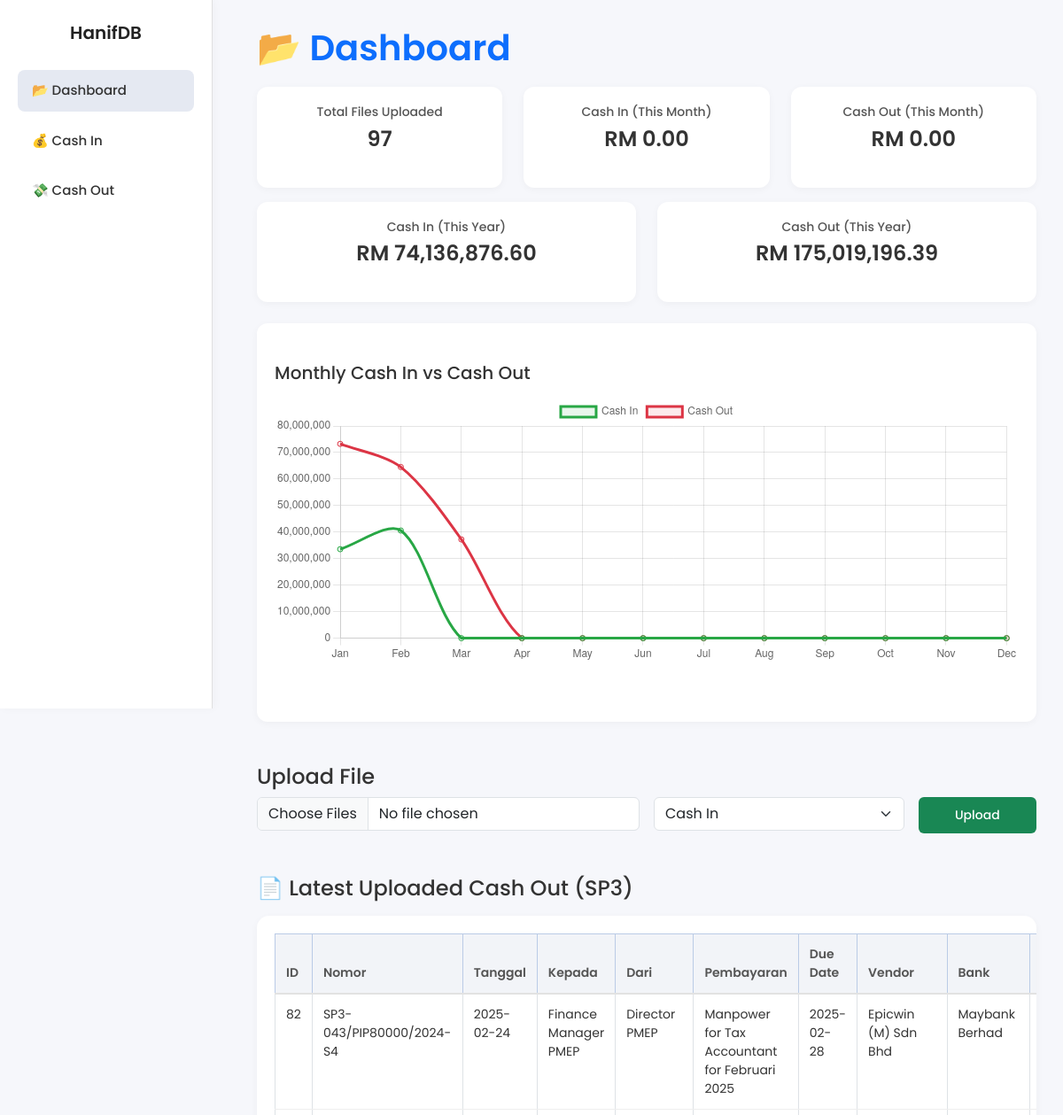
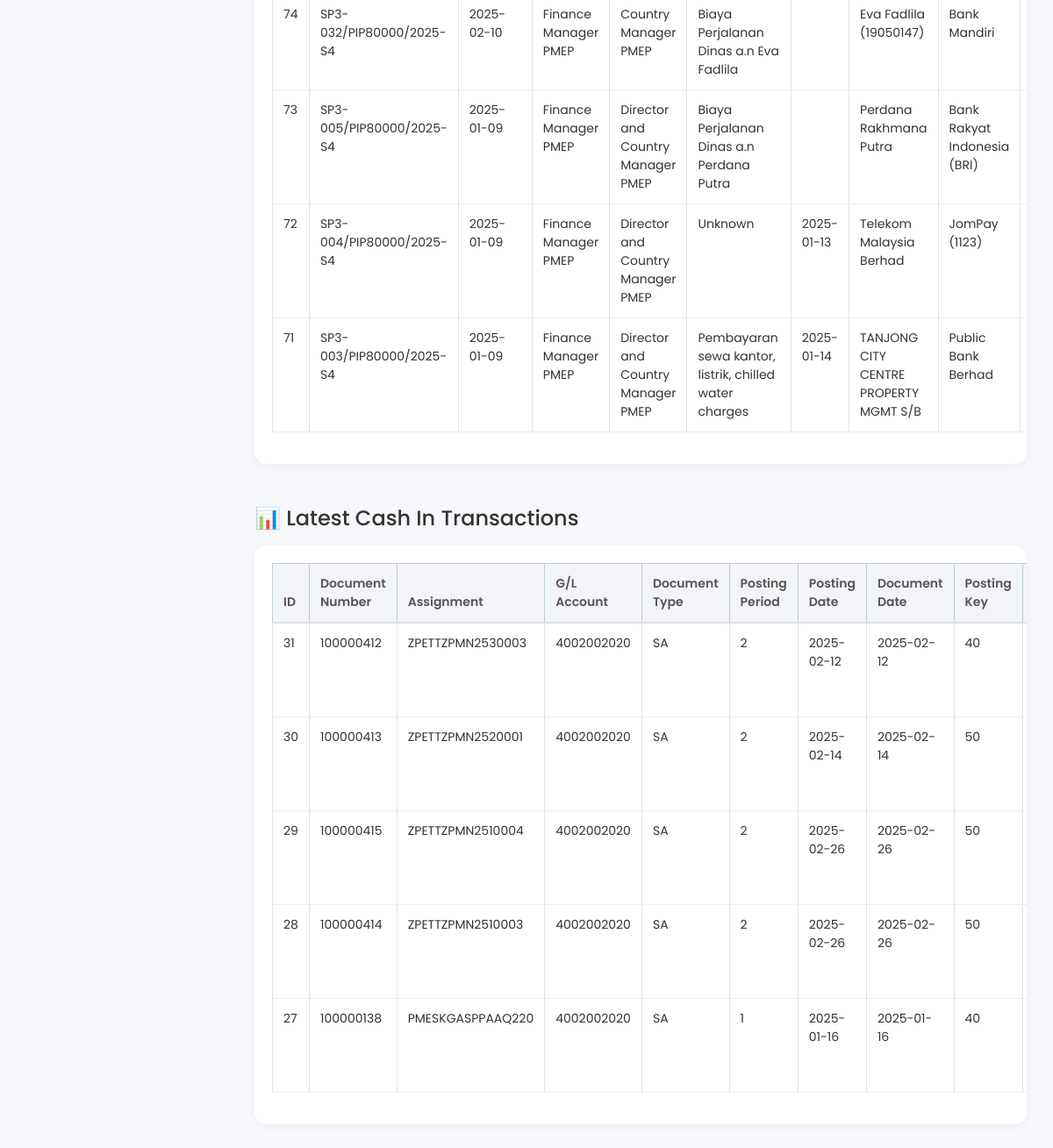
The page / on the database its author committed (2 pictures, top to bottom).
### tables this page shows
CREATE TABLE invoices (
                        id INTEGER PRIMARY KEY AUTOINCREMENT,
                        nomor TEXT,
                        tanggal DATE,
                        kepada TEXT,
                        dari TEXT,
                        pembayaran TEXT,
                        jumlah DECIMAL(10,2),
                        due_date DATE,
                        vendor TEXT,
                        bank TEXT,
                        atas_nama TEXT,
                        rekening TEXT,
                        cost_center TEXT,
                        cost_element TEXT,
                        file_name TEXT
                    );

CREATE TABLE cash_in (
                        id INTEGER PRIMARY KEY AUTOINCREMENT,
                        document_number TEXT,
                        assignment TEXT,
                        gl_account TEXT,
                        document_type TEXT,
                        posting_period TEXT,
                        posting_date DATE,
                        document_date DATE,
                        posting_key TEXT,
                        jumlah_myr DECIMAL(15,2),
                        local_currency TEXT,
                        tax_code TEXT,
                        amount_in_doc_currency DECIMAL(15,2), 
                        amount_loc_curr_3 DECIMAL(15,2),
                        document_currency TEXT,
                        reference TEXT,
                        user_name TEXT,
                        clearing_document TEXT,
                        text TEXT,
                        file_name TEXT
                    );

### app.py (the view, shortened to what this page needs)
@app.route("/", methods=["GET", "POST"])
def dashboard():
    success = False  # ✅ Initialize the variable
    msg = "Unknown error occurred"
    conn = get_db_connection()
    cursor = conn.cursor()
    cursor.execute("SELECT * FROM invoices ORDER BY id DESC LIMIT 5")
    latest_invoices = cursor.fetchall()
    cursor.execute("SELECT * FROM cash_in ORDER BY id DESC LIMIT 5")
    latest_cash_in = cursor.fetchall()
    cursor.execute("SELECT * FROM invoices")
    cash_out = cursor.fetchall()
    cursor.execute("SELECT * FROM cash_in")
    cash_in = cursor.fetchall()
    total_invoices = len(cash_out) + len(cash_in)
    now = datetime.now()
    current_year = now.strftime("%Y")
    current_month = now.strftime("%Y-%m")
    cash_in_total = sum(
        abs(float(tx["jumlah_myr"])) for tx in cash_in
        if tx["posting_date"] and tx["posting_date"].startswith(current_month)
        and tx["jumlah_myr"] not in [None, "", "Unknown"]
    )
    cash_out_total = sum(
        float(tx["jumlah"]) for tx in cash_out
        if tx["tanggal"] and tx["tanggal"].startswith(current_month)
        and tx["jumlah"] not in [None, "", "Unknown"]
    )
    cash_in_year_total = sum(
        abs(float(tx["jumlah_myr"])) for tx in cash_in
        if tx["posting_date"] and tx["posting_date"].startswith(current_year)
        and tx["jumlah_myr"] not in [None, "", "Unknown"]
    )
    cash_out_year_total = sum(
        float(tx["jumlah"]) for tx in cash_out
        if tx["tanggal"] and tx["tanggal"].startswith(current_year)
        and tx["jumlah"] not in [None, "", "Unknown"]
    )
    months = ["Jan", "Feb", "Mar", "Apr", "May", "Jun",
              "Jul", "Aug", "Sep", "Oct", "Nov", "Dec"]
    chart_labels = months
    chart_cash_in = []
    chart_cash_out = []
    for month_index in range(1, 13):
        month_str = f"{current_year}-{month_index:02d}"
        monthly_in = sum(
            abs(float(tx["jumlah_myr"])) for tx in cash_in
            if tx["posting_date"] and tx["posting_date"].startswith(month_str)
        )
        chart_cash_in.append(round(monthly_in, 2))
        monthly_out = sum(
            float(tx["jumlah"]) for tx in cash_out
            if tx["tanggal"] and tx["tanggal"].startswith(month_str)
        )
        chart_cash_out.append(round(monthly_out, 2))
    latest_invoices = sorted(cash_out, key=lambda x: x["id"], reverse=True)[:5]
    latest_cash_in = sorted(cash_in, key=lambda x: x["id"], reverse=True)[:5]
    conn.close()
    return render_template("dashboard.html",
                           latest_invoices=latest_invoices,
                           latest_cash_in=latest_cash_in,
                           total_invoices=total_invoices,
                           cash_in_total=round(cash_in_total, 2),
                           cash_out_total=round(cash_out_total, 2),
                           cash_in_year_total=round(cash_in_year_total, 2),
                           cash_out_year_total=round(cash_out_year_total, 2),
                           chart_labels=chart_labels,
                           chart_cash_in=chart_cash_in,
                           chart_cash_out=chart_cash_out
                           )

### app.py (called while the page is built)
def get_db_connection():
    conn = sqlite3.connect(DATABASE)
    conn.row_factory = sqlite3.Row
    return conn

### templates/dashboard.html (shortened to what this page needs)
<!DOCTYPE html>
<html lang="en">
<head>
    <link href="https://cdn.jsdelivr.net/npm/bootstrap@5.3.0/dist/css/bootstrap.min.css" rel="stylesheet">
    <link rel="stylesheet" href="{{ url_for('static', filename='styles.css') }}">
</head>
<body>
<div class="sidebar">
    <h2>HanifDB</h2>
    <ul>
        <li class="active"><a href="{{ url_for('dashboard') }}">📂 Dashboard</a></li>
        <li><a href="{{ url_for('cash_in') }}">💰 Cash In</a></li>
        <li><a href="{{ url_for('cash_out') }}">💸 Cash Out</a></li>
    </ul>
</div>
<div class="content">
    <h1 class="text-primary">📂 Dashboard</h1>
<div class="container-fluid px-0">
  <div class="row mb-3">
    <div class="col-md-4">
      <div class="stat-card">
        <h4>Total Files Uploaded</h4>
        <h2>{{ total_invoices }}</h2>
      </div>
    </div>
    <div class="col-md-4">
      <div class="stat-card">
        <h4>Cash In (This Month)</h4>
        <h2>RM {{ "{:,.2f}".format(cash_in_total) }}</h2>
      </div>
    </div>
    <div class="col-md-4">
      <div class="stat-card">
        <h4>Cash Out (This Month)</h4>
        <h2>RM {{ "{:,.2f}".format(cash_out_total) }}</h2>
      </div>
    </div>
  </div>
  <div class="row mb-4">
    <div class="col-md-6">
      <div class="stat-card">
        <h4>Cash In (This Year)</h4>
        <h2>RM {{ "{:,.2f}".format(cash_in_year_total) }}</h2>
      </div>
    </div>
    <div class="col-md-6">
      <div class="stat-card">
        <h4>Cash Out (This Year)</h4>
        <h2>RM {{ "{:,.2f}".format(cash_out_year_total) }}</h2>
      </div>
    </div>
  </div>
</div>
  <div class="chart-container mb-5">
  <h5 class="mt-4 mb-3">Monthly Cash In vs Cash Out</h5>
  <div style="width: 100%; height: 300px;">
    <canvas id="cashChart"></canvas>
  </div>
</div>
    <div class="upload-card mt-4 mb-5">
        <h4>Upload File</h4>
        <form action="/" method="post" enctype="multipart/form-data">
            <div class="row g-3">
                <div class="col-md-6">
                    <input type="file" name="files" class="form-control" multiple required>
                </div>
                <div class="col-md-4">
                    <select name="category" class="form-select">
                        <option value="Cash In">Cash In</option>
                    </select>
                </div>
                <div class="col-md-2">
                    <button type="submit" class="btn btn-success w-100">Upload</button>
                </div>
            </div>
        </form>
    </div>
<h4 class="mb-3 mt-5">📄 Latest Uploaded Cash Out (SP3)</h4>
<div class="table-container">
    <table class="table table-bordered table-hover">
        <thead class="table-primary">
            <tr>
                <th>ID</th>
                <th>Nomor</th>
                <th>Tanggal</th>
                <th>Kepada</th>
                <th>Dari</th>
                <th>Pembayaran</th>
                <th>Due Date</th>
                <th>Vendor</th>
                <th>Bank</th>
                <th>Atas Nama</th>
            </tr>
        </thead>
        <tbody>
            {% for invoice in latest_invoices %}
            <tr>
                <td>{{ invoice["id"] }}</td>
                <td>{{ invoice["nomor"] }}</td>
                <td>{{ invoice["tanggal"] }}</td>
                <td>{{ invoice["kepada"] }}</td>
                <td>{{ invoice["dari"] }}</td>
                <td>{{ invoice["pembayaran"] }}</td>
                <td>{{ invoice["due_date"] }}</td>
                <td>{{ invoice["vendor"] }}</td>
                <td>{{ invoice["bank"] }}</td>
                <td>{{ invoice["atas_nama"] }}</td>
            </tr>
            {% else %}
            <tr><td colspan="15" class="text-center">No invoices uploaded yet.</td></tr>
            {% endfor %}
        </tbody>
    </table>
</div>
<h4 class="mb-3 mt-5">📊 Latest Cash In Transactions</h4>
<div class="table-container">
    <table class="table table-bordered table-hover">
        <thead class="table-success">
            <tr>
                <th>ID</th>
                <th>Document Number</th>
                <th>Assignment</th>
                <th>G/L Account</th>
                <th>Document Type</th>
                <th>Posting Period</th>
                <th>Posting Date</th>
                <th>Document Date</th>
                <th>Posting Key</th>
                <th>Jumlah (MYR)</th>
            </tr>
        </thead>
        <tbody>
            {% for transaction in latest_cash_in %}
            <tr>
                <td>{{ transaction["id"] }}</td>
                <td>{{ transaction["document_number"] }}</td>
                <td>{{ transaction["assignment"] }}</td>
                <td>{{ transaction["gl_account"] }}</td>
                <td>{{ transaction["document_type"] }}</td>
                <td>{{ transaction["posting_period"] }}</td>
                <td>{{ transaction["posting_date"] }}</td>
                <td>{{ transaction["document_date"] }}</td>
                <td>{{ transaction["posting_key"] }}</td>
                <td>{{ "{:,.2f}".format(transaction["jumlah_myr"]) }}</td>
            </tr>
            {% else %}
            <tr><td colspan="16" class="text-center">No Cash In data uploaded yet.</td></tr>
            {% endfor %}
        </tbody>
    </table>
</div>
</div>
<script>
Chart.defaults.devicePixelRatio = window.devicePixelRatio;
const ctx = document.getElementById('cashChart').getContext('2d');
const cashChart = new Chart(ctx, {
  type: 'line',
  data: {
    labels: {{ chart_labels | safe }},
    datasets: [
      {
        label: 'Cash In',
        data: {{ chart_cash_in | safe }},
        borderColor: '#28a745',
        backgroundColor: 'rgba(40, 167, 69, 0.1)',
        tension: 0.3
      },
      {
        label: 'Cash Out',
        data: {{ chart_cash_out | safe }},
        borderColor: '#dc3545',
        backgroundColor: 'rgba(220, 53, 69, 0.1)',
        tension: 0.3
      }
    ]
  },
  options: {
    responsive: true,
    maintainAspectRatio: false,
    interaction: {
      mode: 'index',
      intersect: false,
    },
    plugins: {
      tooltip: {
        enabled: true
      }
    },
    scales: {
      y: {
        beginAtZero: true
      }
    }
  }
});
    function confirmDelete(deleteUrl) {
    if (confirm("Are you sure you want to delete this invoice? This action cannot be undone.")) {
        window.location.href = deleteUrl;
    }
}
</script>
</body>
</html>

### static/styles.css (style rules this page uses)
* { margin: 0; padding: 0; box-sizing: border-box; font-family: 'Poppins', sans-serif; }
body { background-color: #f6f7fb; display: flex; color: #333; }
.sidebar { width: 240px; height: 100vh; background: #ffffff; border-right: 1px solid #e0e0e0; padding: 25px 20px; display: flex; flex-direction: column; position: fixed; box-shadow: 2px 0 10px rgba(0, 0, 0, 0.03); z-index: 1000; }
.sidebar h2 { font-size: 20px; font-weight: 600; margin-bottom: 30px; color: #222; text-align: center; }
.sidebar ul { list-style: none; padding: 0; }
.sidebar ul li { padding: 12px 16px; margin-bottom: 10px; border-radius: 8px; transition: all 0.3s ease; }
.sidebar ul li a { color: #333; text-decoration: none; font-weight: 500; font-size: 15px; display: block; }
.sidebar ul li.active { background-color: #e5e9f2; }
.content { margin-left: 260px; width: calc(100% - 260px); padding: 30px; }
h1, h2 { font-weight: 600; color: #2c2c2c; margin-bottom: 20px; }
.table-container { margin-top: 10px; background: #ffffff; padding: 20px; border-radius: 14px; box-shadow: 0 3px 10px rgba(0, 0, 0, 0.04); overflow-x: auto; }
.table { width: 100%; border-collapse: collapse; font-size: 14px; }
.table th { background: #f2f4f8; padding: 12px; text-align: left; color: #555; font-weight: 600; border-bottom: 2px solid #e2e2e2; }
.table td { padding: 12px; border-bottom: 1px solid #eee; color: #333; }
button, .btn { border-radius: 6px; font-size: 14px; padding: 10px 16px; font-weight: 500; border: none; cursor: pointer; transition: 0.3s ease; }
.stat-card { background: #ffffff; padding: 20px; border-radius: 12px; box-shadow: 0 2px 8px rgba(0,0,0,0.04); text-align: center; transition: 0.3s; height: 100%; max-width: 100%; width: 100%; margin: 0 auto; }
.stat-card h4 { font-size: 14px; color: #555; margin-bottom: 8px; }
.stat-card h2 { font-size: 24px; color: #333; }
.chart-container { background: #ffffff; padding: 20px; border-radius: 12px; box-shadow: 0 2px 8px rgba(0,0,0,0.04); margin-bottom: 30px; height: 450px; overflow: hidden; }
canvas { width: 100% !important; height: 100% !important; display: block; }

### rows shown on the page
invoices: id "82", nomor "SP3-043/PIP80000/2024-S4", tanggal "2025-02-24", kepada "Finance Manager PMEP", dari "Director PMEP", pembayaran "Manpower for Tax Accountant for Februari 2025", due_date "2025-02-28", vendor "Epicwin (M) Sdn Bhd", bank "Maybank Berhad"
invoices: id "74", nomor "SP3-032/PIP80000/2025-S4", tanggal "2025-02-10", kepada "Finance Manager PMEP", dari "Country Manager PMEP", pembayaran "Biaya Perjalanan Dinas a.n Eva Fadlila", vendor "Eva Fadlila (19050147)", bank "Bank Mandiri"
invoices: id "73", nomor "SP3-005/PIP80000/2025-S4", tanggal "2025-01-09", kepada "Finance Manager PMEP", dari "Director and Country Manager PMEP", pembayaran "Biaya Perjalanan Dinas a.n Perdana Putra", vendor "Perdana Rakhmana Putra", bank "Bank Rakyat Indonesia (BRI)"
invoices: id "72", nomor "SP3-004/PIP80000/2025-S4", tanggal "2025-01-09", kepada "Finance Manager PMEP", dari "Director and Country Manager PMEP", pembayaran "Unknown", due_date "2025-01-13", vendor "Telekom Malaysia Berhad", bank "JomPay (1123)"
invoices: id "71", nomor "SP3-003/PIP80000/2025-S4", tanggal "2025-01-09", kepada "Finance Manager PMEP", dari "Director and Country Manager PMEP", pembayaran "Pembayaran sewa kantor, listrik, chilled water charges", due_date "2025-01-14", vendor "TANJONG CITY CENTRE PROPERTY MGMT S/B", bank "Public Bank Berhad"

### other values the page prints
{{ total_invoices }} "97"
{{ "{:,.2f}".format(cash_in_total) }} "0.00"
{{ "{:,.2f}".format(cash_out_total) }} "0.00"
{{ "{:,.2f}".format(cash_in_year_total) }} "74,136,876.60"
{{ "{:,.2f}".format(cash_out_year_total) }} "175,019,196.39"
chart data {{ chart_labels | safe }} ['Jan', 'Feb', 'Mar', 'Apr', 'May', 'Jun', 'Jul', 'Aug', 'Sep', 'Oct', 'Nov', 'Dec']
chart data {{ chart_cash_in | safe }} [33548272.86, 40588603.74, 0, 0, 0, 0, 0, 0, 0, 0, 0, 0]
chart data {{ chart_cash_out | safe }} [73253442.89, 64534653.44, 37231100.05, 0, 0, 0, 0, 0, 0, 0, 0, 0]
